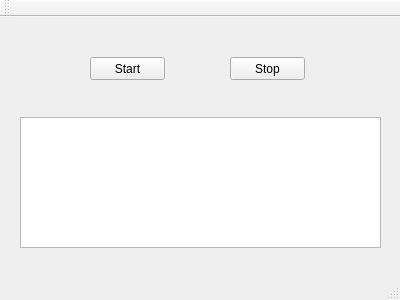
<?xml version="1.0" encoding="UTF-8"?>
<ui version="4.0">
 <class>TopiServer</class>
 <widget class="QMainWindow" name="TopiServer">
  <property name="geometry">
   <rect>
    <x>0</x>
    <y>0</y>
    <width>400</width>
    <height>300</height>
   </rect>
  </property>
  <property name="windowTitle">
   <string>TopiServer</string>
  </property>
  <widget class="QWidget" name="centralWidget">
   <widget class="QPushButton" name="startButton">
    <property name="geometry">
     <rect>
      <x>90</x>
      <y>40</y>
      <width>75</width>
      <height>23</height>
     </rect>
    </property>
    <property name="text">
     <string>Start</string>
    </property>
   </widget>
   <widget class="QPushButton" name="stopButton">
    <property name="geometry">
     <rect>
      <x>230</x>
      <y>40</y>
      <width>75</width>
      <height>23</height>
     </rect>
    </property>
    <property name="text">
     <string>Stop</string>
    </property>
   </widget>
   <widget class="QTextBrowser" name="textBrowser">
    <property name="geometry">
     <rect>
      <x>20</x>
      <y>100</y>
      <width>361</width>
      <height>131</height>
     </rect>
    </property>
   </widget>
  </widget>
  <widget class="QMenuBar" name="menuBar">
   <property name="geometry">
    <rect>
     <x>0</x>
     <y>0</y>
     <width>400</width>
     <height>21</height>
    </rect>
   </property>
  </widget>
  <widget class="QToolBar" name="mainToolBar">
   <attribute name="toolBarArea">
    <enum>TopToolBarArea</enum>
   </attribute>
   <attribute name="toolBarBreak">
    <bool>false</bool>
   </attribute>
  </widget>
  <widget class="QStatusBar" name="statusBar"/>
 </widget>
 <layoutdefault spacing="6" margin="11"/>
 <resources/>
 <connections/>
</ui>
